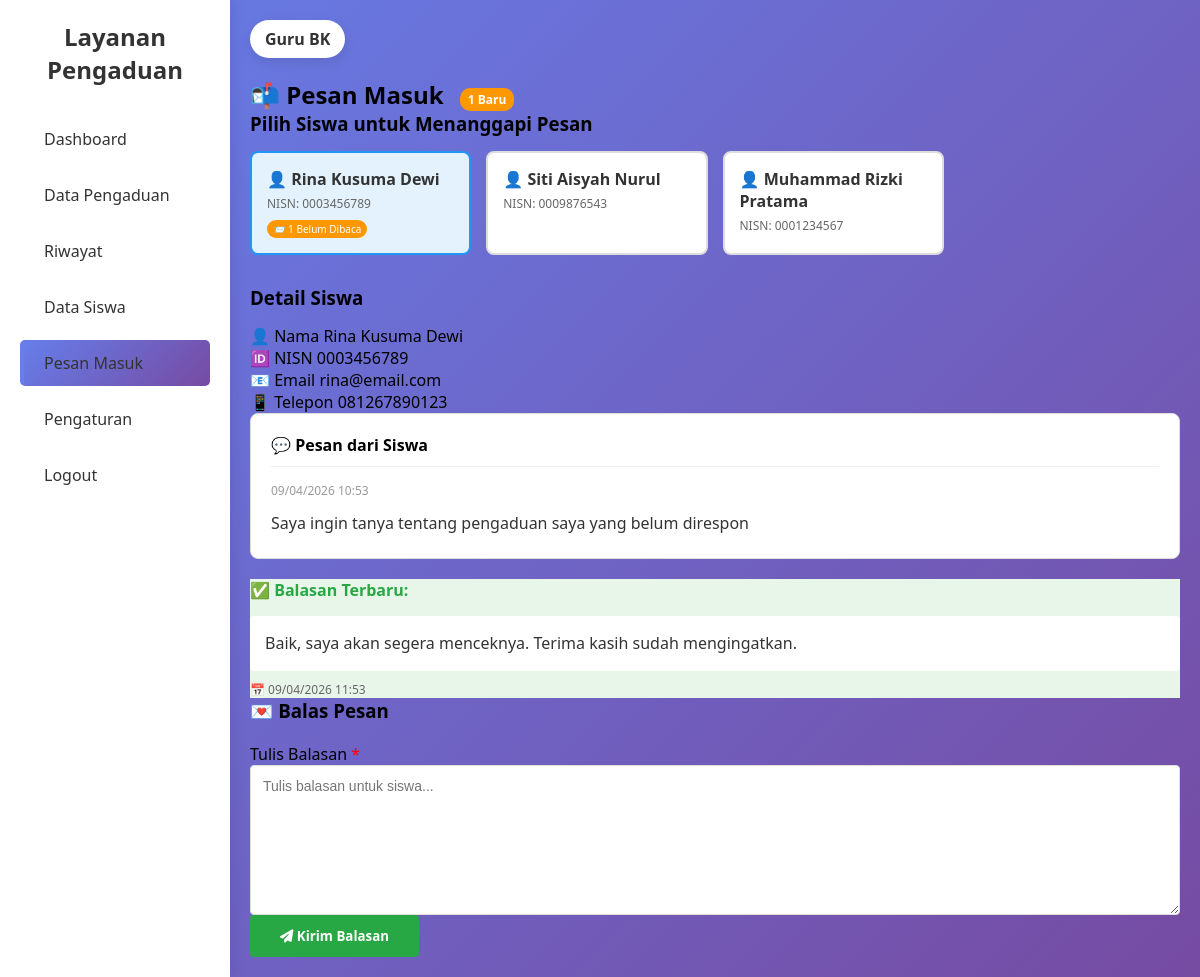
/guru_pesan_masuk_new.php (signed in), run on the app's committed database.
### tables this page shows
CREATE TABLE IF NOT EXISTS `guru_bk` (
  `id_bk` int(11) NOT NULL,
  `nip` varchar(50) DEFAULT NULL,
  `nama` varchar(100) NOT NULL,
  `jenis_kelamin` enum('Laki-laki','Perempuan') NOT NULL,
  `telpon` varchar(15) DEFAULT NULL,
  `email` varchar(100) NOT NULL,
  `username` varchar(50) NOT NULL,
  `password` varchar(255) NOT NULL,
  `foto` varchar(255) DEFAULT NULL,
  `status` enum('aktif','nonaktif') DEFAULT 'aktif',
  `created_at` datetime DEFAULT current_timestamp(),
  `updated_at` datetime DEFAULT current_timestamp() ON UPDATE current_timestamp()
);

CREATE TABLE IF NOT EXISTS `siswa` (
  `id_siswa` int(11) NOT NULL,
  `nisn` varchar(20) NOT NULL,
  `nama` varchar(100) NOT NULL,
  `jenis_kelamin` enum('Laki-laki','Perempuan') NOT NULL,
  `tempat_lahir` varchar(100) DEFAULT NULL,
  `tanggal_lahir` date DEFAULT NULL,
  `alamat` text DEFAULT NULL,
  `telpon` varchar(15) DEFAULT NULL,
  `email` varchar(100) DEFAULT NULL,
  `id_kelas` int(11) DEFAULT NULL,
  `password` varchar(255) NOT NULL,
  `foto` varchar(255) DEFAULT NULL,
  `status` enum('aktif','nonaktif') DEFAULT 'aktif',
  `created_at` datetime DEFAULT current_timestamp(),
  `updated_at` datetime DEFAULT current_timestamp() ON UPDATE current_timestamp()
);

CREATE TABLE IF NOT EXISTS `chat` (
  `id_chat` int(11) NOT NULL,
  `id_siswa` int(11) NOT NULL,
  `id_bk` int(11) NOT NULL,
  `pengirim` enum('siswa','guru') NOT NULL,
  `pesan` text NOT NULL,
  `file_chat` varchar(255) DEFAULT NULL,
  `dibaca` enum('belum','sudah') DEFAULT 'belum',
  `waktu` datetime DEFAULT current_timestamp()
);

### guru_pesan_masuk_new.php (the view, shortened to what this page needs)
<?php
include 'koneksi.php';
$id_bk = $_SESSION['id_bk'];
$nama_guru = $_SESSION['nama_guru'] ?? 'Guru BK';
$query_guru = "SELECT nama FROM guru_bk WHERE id_bk = '$id_bk'";
$result_guru = mysqli_query($conn, $query_guru);
$guru_data = mysqli_fetch_assoc($result_guru);
if ($guru_data) {
    $nama_guru = $guru_data['nama'];
}
$query_conversations = "SELECT DISTINCT c.id_siswa, s.nama, s.nisn,
                        COUNT(CASE WHEN c.pengirim='siswa' AND c.dibaca='belum' THEN 1 END) as pesan_belum,
                        MAX(c.waktu) as waktu_terakhir
                        FROM chat c
                        JOIN siswa s ON c.id_siswa = s.id_siswa
                        WHERE c.id_siswa IS NOT NULL
                        GROUP BY c.id_siswa, s.nama, s.nisn
                        ORDER BY MAX(c.waktu) DESC";
$result_conv = mysqli_query($conn, $query_conversations);
$conversations = [];
while ($row = mysqli_fetch_assoc($result_conv)) {
    $conversations[] = $row;
}
$id_siswa_selected = isset($_GET['siswa']) ? mysqli_real_escape_string($conn, $_GET['siswa']) : (count($conversations) > 0 ? $conversations[0]['id_siswa'] : null);
$messages = [];
$siswa_selected = null;
$guru_reply = null;
if ($id_siswa_selected) {
    $query_siswa = "SELECT * FROM siswa WHERE id_siswa = '$id_siswa_selected'";
    $result_siswa = mysqli_query($conn, $query_siswa);
    $siswa_selected = mysqli_fetch_assoc($result_siswa);
    $query_messages = "SELECT * FROM chat WHERE id_siswa = '$id_siswa_selected' AND pengirim='siswa'
                       ORDER BY waktu DESC LIMIT 1";
    $result_messages = mysqli_query($conn, $query_messages);
    if ($msg = mysqli_fetch_assoc($result_messages)) {
        $messages = $msg;
    }
    $query_reply = "SELECT * FROM chat WHERE id_siswa = '$id_siswa_selected' AND pengirim='guru'
                    ORDER BY waktu DESC LIMIT 1";
    $result_reply = mysqli_query($conn, $query_reply);
    $guru_reply = mysqli_fetch_assoc($result_reply);
    $update_baca = "UPDATE chat SET dibaca='sudah' WHERE id_siswa='$id_siswa_selected' AND pengirim='siswa'";
    mysqli_query($conn, $update_baca);
}
$total_unread = "SELECT COUNT(*) as total FROM chat WHERE pengirim='siswa' AND dibaca='belum' AND id_siswa IS NOT NULL";
$result_total = mysqli_query($conn, $total_unread);
$total_data = mysqli_fetch_assoc($result_total);
$total_unread_count = $total_data['total'] ?? 0;
?>
<!DOCTYPE html>
<html lang="id">
<head>
    <link rel="stylesheet" href="css/dashboard.css">
    <link rel="stylesheet" href="css/tanggapi.css">
    <link rel="stylesheet" href="https://cdnjs.cloudflare.com/ajax/libs/font-awesome/6.4.0/css/all.min.css">
</head>
<body>
<div class="container">
    <div class="sidebar">
        <h2>Layanan Pengaduan</h2>
        <ul>
            <li><a href="guru_dashboard.php">Dashboard</a></li>
            <li><a href="guru_data_pengaduan.php">Data Pengaduan</a></li>
            <li><a href="guru_riwayat_pengaduan.php">Riwayat</a></li>
            <li><a href="guru_data_siswa.php">Data Siswa</a></li>
            <li class="active"><a href="guru_pesan_masuk.php">Pesan Masuk</a></li>
            <li><a href="guru_pengaturan.php">Pengaturan</a></li>
            <li><a href="logout.php" onclick="return confirm('Yakin ingin logout?');">Logout</a></li>
        </ul>
    </div>
    <div class="main">
        <div class="user"><?php echo htmlspecialchars($nama_guru); ?></div>
        <h2>📬 Pesan Masuk <?php if ($total_unread_count > 0) echo "<span style='background: #ff9800; color: white; padding: 3px 8px; border-radius: 10px; font-size: 12px; margin-left: 10px;'>$total_unread_count Baru</span>"; ?></h2>
        <h3 style="margin-bottom: 15px;">Pilih Siswa untuk Menanggapi Pesan</h3>
        <?php if (count($conversations) === 0): ?>
        <div class="empty-state">
            <p>Tidak ada pesan dari siswa</p>
        </div>
        <?php else: ?>
        <div class="siswa-grid">
            <?php foreach ($conversations as $conv): ?>
            <a href="guru_pesan_masuk.php?siswa=<?php echo $conv['id_siswa']; ?>"
               class="siswa-card <?php echo $id_siswa_selected == $conv['id_siswa'] ? 'active' : ''; ?>">
                <div class="siswa-card-name">👤 <?php echo htmlspecialchars($conv['nama']); ?></div>
                <div class="siswa-card-info">NISN: <?php echo htmlspecialchars($conv['nisn']); ?></div>
                <?php if ($conv['pesan_belum'] > 0): ?>
                <div class="siswa-card-badge">📨 <?php echo $conv['pesan_belum']; ?> Belum Dibaca</div>
                <?php endif; ?>
            </a>
            <?php endforeach; ?>
        </div>
        <?php endif; ?>
        <?php if ($siswa_selected && !empty($messages)): ?>
        <div class="detail-box">
            <h3 style="margin-bottom: 15px;">Detail Siswa</h3>
            <div class="detail-row">
                <span class="detail-label">👤 Nama</span>
                <span class="detail-value"><?php echo htmlspecialchars($siswa_selected['nama']); ?></span>
            </div>
            <div class="detail-row">
                <span class="detail-label">🆔 NISN</span>
                <span class="detail-value"><?php echo htmlspecialchars($siswa_selected['nisn']); ?></span>
            </div>
            <div class="detail-row">
                <span class="detail-label">📧 Email</span>
                <span class="detail-value"><?php echo htmlspecialchars($siswa_selected['email'] ?? '-'); ?></span>
            </div>
            <div class="detail-row">
                <span class="detail-label">📱 Telepon</span>
                <span class="detail-value"><?php echo htmlspecialchars($siswa_selected['telpon'] ?? '-'); ?></span>
            </div>
        </div>
        <div class="pesan-box">
            <div class="pesan-header">💬 Pesan dari Siswa</div>
            <div style="font-size: 12px; color: #999; margin-bottom: 10px;">
                <?php echo date('d/m/Y H:i', strtotime($messages['waktu'])); ?>
            </div>
            <div class="pesan-content">
                <?php echo nl2br(htmlspecialchars($messages['pesan'])); ?>
            </div>
        </div>
        <?php if (!empty($guru_reply)): ?>
        <div class="detail-box" style="background: #e8f5e9; border-left-color: #28a745;">
            <h4 style="margin-bottom: 15px; color: #28a745;">✅ Balasan Terbaru:</h4>
            <div style="background: white; padding: 15px; border-radius: 4px; line-height: 1.6; color: #333;">
                <?php echo nl2br(htmlspecialchars($guru_reply['pesan'])); ?>
            </div>
            <p style="margin-top: 10px; font-size: 12px; color: #666;">
                📅 <?php echo date('d/m/Y H:i', strtotime($guru_reply['waktu'])); ?>
            </p>
        </div>
        <?php endif; ?>
        <div class="form-box">
            <h3 style="margin-bottom: 20px;">💌 Balas Pesan</h3>
            <form method="POST" action="proses_pesan.php?aksi=balas">
                <div class="form-group">
                    <label for="pesan">Tulis Balasan <span style="color: red;">*</span></label>
                    <textarea
                        id="pesan"
                        name="pesan"
                        placeholder="Tulis balasan untuk siswa..."
                        required></textarea>
                </div>
                <div class="btn-group">
                    <button type="submit" class="btn-submit">
                        <i class="fas fa-paper-plane"></i> Kirim Balasan
                    </button>
                </div>
            </form>
        </div>
        <?php elseif ($siswa_selected): ?>
        <div class="empty-state">
            <p>Tidak ada pesan dari siswa ini</p>
        </div>
        <?php endif; ?>
    </div>
</div>
</body>
</html>

### css/dashboard.css (style rules this page uses)
* { margin:0; padding:0; box-sizing:border-box; font-family: 'Segoe UI', Tahoma, Geneva, Verdana, sans-serif; }
body { background: linear-gradient(135deg, #667eea 0%, #764ba2 100%); min-height: 100vh; }
.container { display:flex; min-height: 100vh; }
.sidebar { width:230px; min-height: 100vh; background: white; color:#333; padding:20px; box-shadow: 2px 0 15px rgba(0, 0, 0, 0.1); }
.sidebar h2 { text-align:center; margin-bottom:30px; color:#333; }
.sidebar ul { list-style:none; }
.sidebar ul li { padding:12px; margin:10px 0; border-radius:5px; cursor:pointer; }
.sidebar ul li a { padding:12px; margin:10px 0; border-radius:5px; cursor:pointer; text-decoration: none; color: #333; }
.sidebar .active { background: linear-gradient(135deg, #667eea 0%, #764ba2 100%); color: rgb(0, 0, 0); border-left: 4px solid #667eea; padding-left: 8px; }
.main { flex:1; padding:20px; }
.user { display: inline-block; background: white; padding:8px 15px; border-radius:20px; color:#333; font-weight: 600; box-shadow: 0 4px 12px rgba(0, 0, 0, 0.1); margin-bottom: 20px; }

### css/tanggapi.css (style rules this page uses)
* { margin:0; padding:0; box-sizing:border-box; font-family: 'Segoe UI', Tahoma, Geneva, Verdana, sans-serif; }
body { background: linear-gradient(135deg, #667eea 0%, #764ba2 100%); min-height: 100vh; }
.container { display:flex; min-height:100vh; }
.sidebar { width:230px; background: white; color:#333; padding:20px; min-height:100vh; box-shadow: 2px 0 15px rgba(0, 0, 0, 0.1); }
.sidebar h2 { text-align:center; margin-bottom:30px; color:#333; }
.sidebar ul { list-style:none; }
.sidebar ul li { padding:12px; margin:10px 0; border-radius:5px; cursor:pointer; }
.sidebar ul li a { padding:12px; margin:10px 0; border-radius:5px; cursor:pointer; text-decoration: none; color: #333; }
.sidebar .active { background: linear-gradient(135deg, #667eea 0%, #764ba2 100%); color: white; border-left: 4px solid #667eea; padding-left: 8px; }
.main { flex:1; padding:20px; }
.user { display: inline-block; background: white; padding:8px 15px; border-radius:20px; color:#333; font-weight: 600; box-shadow: 0 4px 12px rgba(0, 0, 0, 0.1); margin-bottom: 20px; }
.form-group { margin-top:15px; display:flex; flex-direction:column; }
textarea { height:120px; padding:10px; border:2px solid #e0e0e0; border-radius:8px; resize:none; font-family: 'Segoe UI', Tahoma, Geneva, Verdana, sans-serif; transition: all 0.3s ease; }

### guru_pesan_masuk_new.php (style rules this page uses)
.siswa-grid { display: grid; grid-template-columns: repeat(auto-fill, minmax(200px, 1fr)); gap: 15px; margin-bottom: 30px; }
.siswa-card { background: white; padding: 15px; border-radius: 8px; border: 2px solid #ddd; cursor: pointer; transition: all 0.3s; text-decoration: none; color: #333; }
.siswa-card.active { border-color: #2196F3; background: #e3f2fd; }
.siswa-card-name { font-weight: bold; margin-bottom: 5px; }
.siswa-card-info { font-size: 12px; color: #666; }
.siswa-card-badge { display: inline-block; background: #ff9800; color: white; font-size: 10px; padding: 2px 6px; border-radius: 10px; margin-top: 8px; }
.pesan-box { background: white; padding: 20px; border-radius: 8px; border: 1px solid #ddd; margin-bottom: 20px; }
.pesan-header { font-weight: 600; margin-bottom: 15px; padding-bottom: 10px; border-bottom: 1px solid #eee; }
.pesan-content { color: #333; line-height: 1.8; }
.form-group textarea { width: 100%; padding: 12px; border: 1px solid #ddd; border-radius: 4px; font-family: Arial, sans-serif; font-size: 14px; min-height: 150px; resize: vertical; }
.btn-submit { background: #28a745; color: white; padding: 12px 30px; border: none; border-radius: 4px; font-weight: 600; cursor: pointer; }

### data on the page
guru_bk: nama "Guru BK"
siswa: nama "Rina Kusuma Dewi", nisn "0003456789", email "rina@email.com", telpon "081267890123"
chat: waktu "09/04/2026 10:53", pesan "Saya ingin tanya tentang pengaduan saya yang belum direspon"
chat: pesan "Baik, saya akan segera menceknya. Terima kasih sudah mengingatkan.", waktu "09/04/2026 11:53"

### other printed values
$total_unread_count "1"
$conv['nama'] "Rina Kusuma Dewi"
$conv['nisn'] "0003456789"
$conv['pesan_belum'] "1"
$conv['nama'] "Siti Aisyah Nurul"
$conv['nisn'] "0009876543"
$conv['nama'] "Muhammad Rizki Pratama"
$conv['nisn'] "0001234567"
